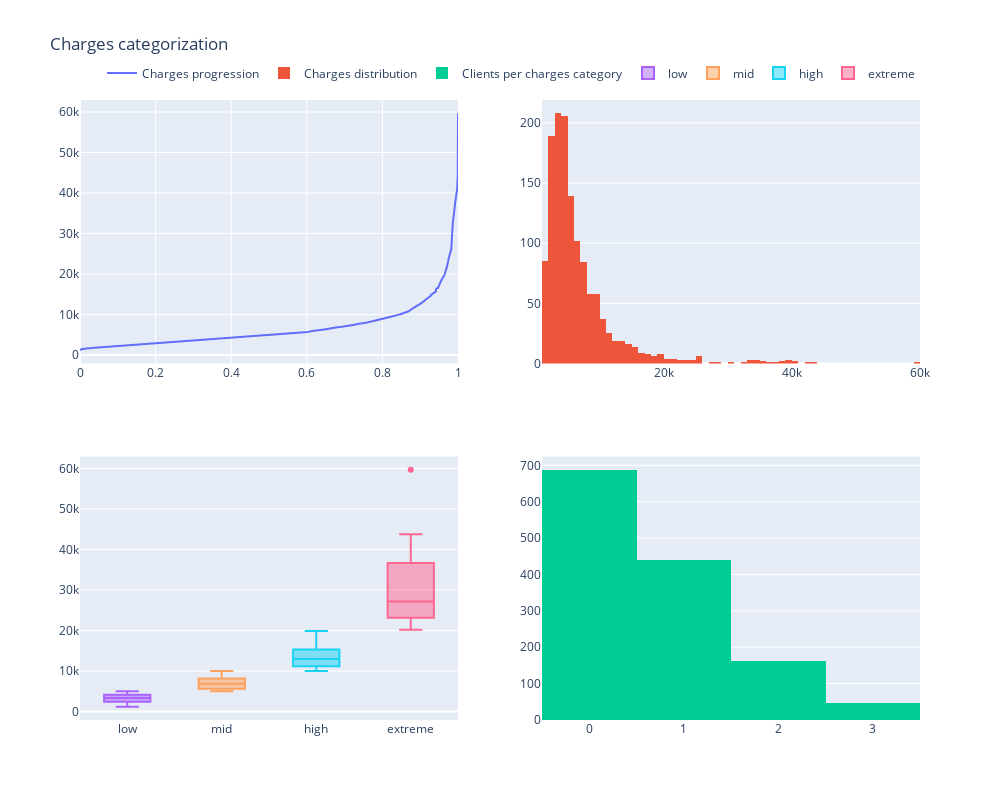

The cell this chart's notebook holds for it:
### Code cell
from plotly.subplots import make_subplots
import plotly.graph_objects as go

graph_data = data.sort_values(by=['charges']).reset_index()
# To estimate what percentage of clients incur what amount of charges, add column 'progression' of charges.
graph_data['progression'] = graph_data.index / max(graph_data.index)

fig = make_subplots(rows=2, cols=2)

fig.add_trace(go.Scatter(x=graph_data['progression'], y=graph_data['charges'],
                        name='Charges progression'),
             row=1, col=1)
fig.add_trace(go.Histogram(x=graph_data['charges'],
                          name='Charges distribution'),
             row=1, col=2)
fig.add_trace(go.Histogram(x=graph_data['charges_level'],
                          name='Clients per charges category'),
             row=2, col=2)

# Charges categories determined manually with bins above, should be done later with k-clustering
fig.add_trace(go.Box(y=graph_data[graph_data['charges_level']==0]['charges'],
                    name='low'),
              row=2, col=1)
fig.add_trace(go.Box(y=graph_data[graph_data['charges_level']==1]['charges'],
                    name='mid'),
              row=2, col=1)
fig.add_trace(go.Box(y=graph_data[graph_data['charges_level']==2]['charges'],
                    name='high'),
             row=2, col=1)
fig.add_trace(go.Box(y=graph_data[graph_data['charges_level']==3]['charges'],
                    name='extreme'),
             row=2, col=1)

fig.update_layout(height=800, width=1000,
                  title_text='Charges categorization',
                  legend=dict(orientation="h",
                              yanchor="bottom",
                              y=1.02,
                              xanchor="right", x=1))
fig.show()

### Figure 1 — Plotly figure (JSON) as saved in the notebook; plotly's stock layout.template omitted (floating-point values rounded to 4 significant figures; data arrays with more than 128 entries replaced by an {"elided": "..."} marker saying what was removed)
{"data": [{"name": "Charges progression", "type": "scatter", "x": {"elided": "1337 float values"}, "xaxis": "x", "y": {"elided": "1337 int values"}, "yaxis": "y"}, {"name": "Charges distribution", "type": "histogram", "x": {"elided": "1337 int values"}, "xaxis": "x2", "yaxis": "y2"}, {"name": "Clients per charges category", "type": "histogram", "x": {"elided": "1337 int values"}, "xaxis": "x4", "yaxis": "y4"}, {"name": "low", "type": "box", "xaxis": "x3", "y": {"elided": "688 int values"}, "yaxis": "y3"}, {"name": "mid", "type": "box", "xaxis": "x3", "y": {"elided": "441 int values"}, "yaxis": "y3"}, {"name": "high", "type": "box", "xaxis": "x3", "y": {"elided": "161 int values"}, "yaxis": "y3"}, {"name": "extreme", "type": "box", "xaxis": "x3", "y": [20190, 20367, 20556, 20732, 21043, 21586, 21660, 21820, 22180, 22355, 22405, 23041, 23518, 23842, 24010, 24591, 24995, 25011, 25190, 25518, 25698, 25903, 25929, 27173, 28000, 30586, 32898, 33041, 33049, 33258, 34319, 34466, 34928, 35880, 35915, 36924, 37699, 38105, 38475, 39136, 39266, 39746, 40748, 40939, 42668, 43749, 59703], "yaxis": "y3"}], "layout": {"height": 800, "legend": {"orientation": "h", "x": 1, "xanchor": "right", "y": 1.02, "yanchor": "bottom"}, "title": {"text": "Charges categorization"}, "width": 1000, "xaxis": {"anchor": "y", "domain": [0, 0.45]}, "xaxis2": {"anchor": "y2", "domain": [0.55, 1]}, "xaxis3": {"anchor": "y3", "domain": [0, 0.45]}, "xaxis4": {"anchor": "y4", "domain": [0.55, 1]}, "yaxis": {"anchor": "x", "domain": [0.575, 1]}, "yaxis2": {"anchor": "x2", "domain": [0.575, 1]}, "yaxis3": {"anchor": "x3", "domain": [0, 0.425]}, "yaxis4": {"anchor": "x4", "domain": [0, 0.425]}}}
